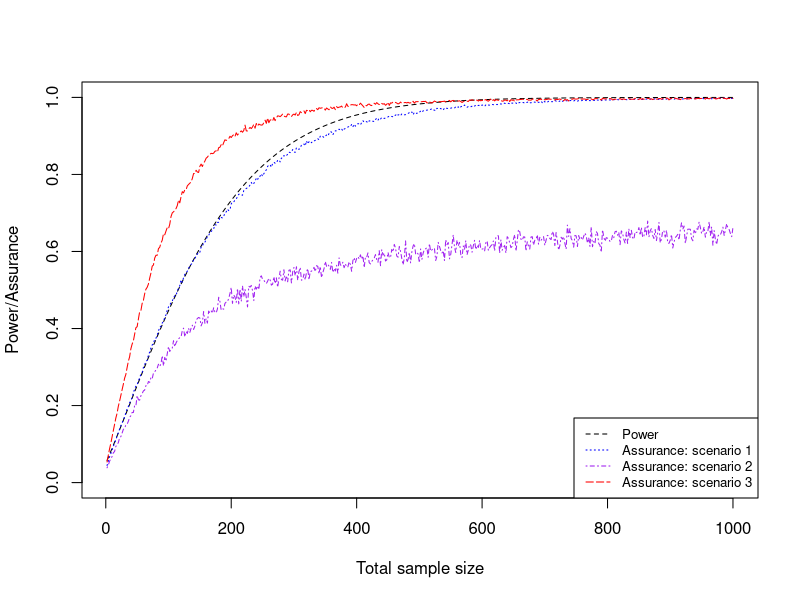

Here is the R script that generated this plot:


###Power calculation
N1vec <- seq(1:500)
N2vec <- seq(1:500)
alpha <- 0.05


#Function to calculate the power for two user-specified sample sizes
powerfunc <- function(N1, N2){
  lambda1 <- -log(0.6)/5
  lambda2 <- -log(0.8)/5
  theta <- log(lambda2/lambda1)
  T <- 5
  R <- 3
  P1e <- 1-(exp(-lambda1*(T-R))-exp(-lambda1*T))/(lambda1*R)
  P2e <- 1-(exp(-lambda2*(T-R))-exp(-lambda2*T))/(lambda2*R)
  power <- vector(length = 500)
  pnorm(-theta/(sqrt(1/(N1*P1e)+1/(N2*P2e)))-qnorm(alpha/2), lower.tail = F)+pnorm(theta/(sqrt(1/(N1*P1e)+1/(N2*P2e)))-qnorm(alpha/2), lower.tail = F)
}

#Calculating power for different values of the sample sizes
power <- vector(length = 500)
for (i in 1:500){
  power[i] <- powerfunc(N1vec[i], N2vec[i])  
}

#Plotting the power calculations
plot(power, type = "l", ylim = c(0,1), xaxt = "n", xlab = "Total sample size", ylab = "Power/Assurance", lty=2)
axis(1, at = seq(0, 500,by = 100), labels = seq(0, 1000, by = 200))

###Assurance methods now

#function to calculate assurance for user-specified sample sizes (m is mean of rho, v is variance of rho)
assurancefunc <- function(N1, N2, m, v){
  M <- 1000
  T <- 5
  R <- 3
  assurance <- vector(length = M)
  for (j in 1:M){
    S1 <- rbeta(1, 60, 40)
    rho <- rnorm(1, m, sqrt(v))
    S2 <- S1+rho
    lambda1 <- -log(S1)/5
    lambda2 <- -log(S2)/5
    theta <- log(lambda2/lambda1)
    P1e <- 1-(exp(-lambda1*(T-R))-exp(-lambda1*T))/(lambda1*R)
    P2e <- 1-(exp(-lambda2*(T-R))-exp(-lambda2*T))/(lambda2*R)
    assurance[j] <- pnorm(theta/(sqrt(1/(N1*P1e)+1/(N2*P2e)))-qnorm(alpha/2), lower.tail = F)
  }
  assurance <- na.omit(assurance)
  mean(assurance)  
}


#Need to calculate assurance for the three different scenarios

#Scenario 1

ass1 <- vector(length = 500)
for (i in 1:500){
  ass1[i] <- assurancefunc(N1vec[i], N2vec[i], m = 0.2, v = 0.001)  
}
lines(ass1, lty = 3, col = "blue")

#Scenario 2

ass2 <- vector(length = 500)
for (i in 1:500){
  ass2[i] <- assurancefunc(N1vec[i], N2vec[i], m = 0.2, v = 0.05)  
}
lines(ass2, lty = 4, col = "purple")


#Scenario 3

ass3 <- vector(length = 500)
for (i in 1:500){
  ass3[i] <- assurancefunc(N1vec[i], N2vec[i], m = 0.3, v = 0.005)  
}
lines(ass3, lty = 5, col = "red")

legend("bottomright", legend = c("Power", "Assurance: scenario 1", "Assurance: scenario 2", "Assurance: scenario 3"),
       col = c("black", "blue", "purple", "red"), lty = 2:5, cex = 0.8)







